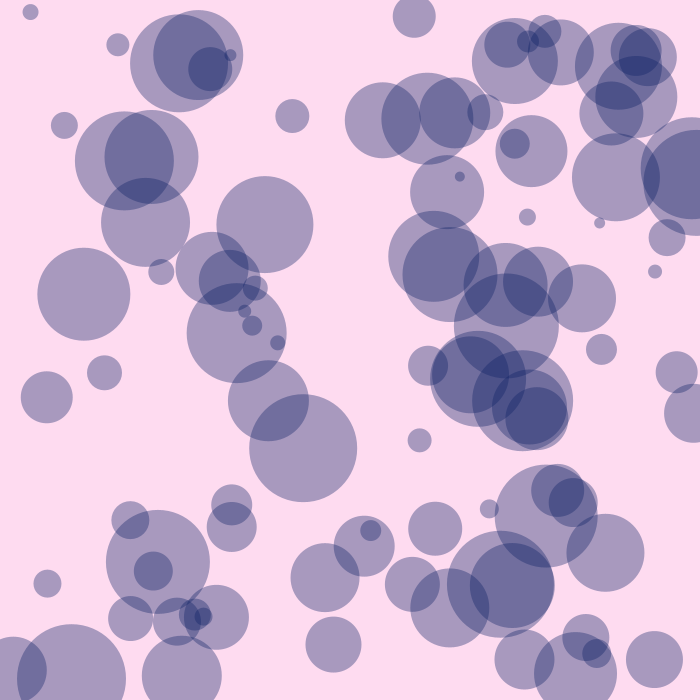
Frame 1 (no input)
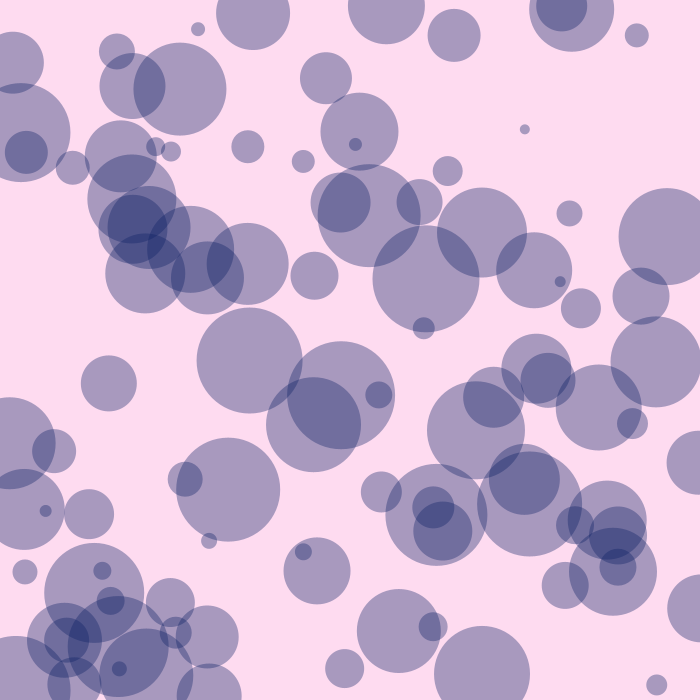
Frame 60 (the mouse pressed at the canvas centre just before this capture)
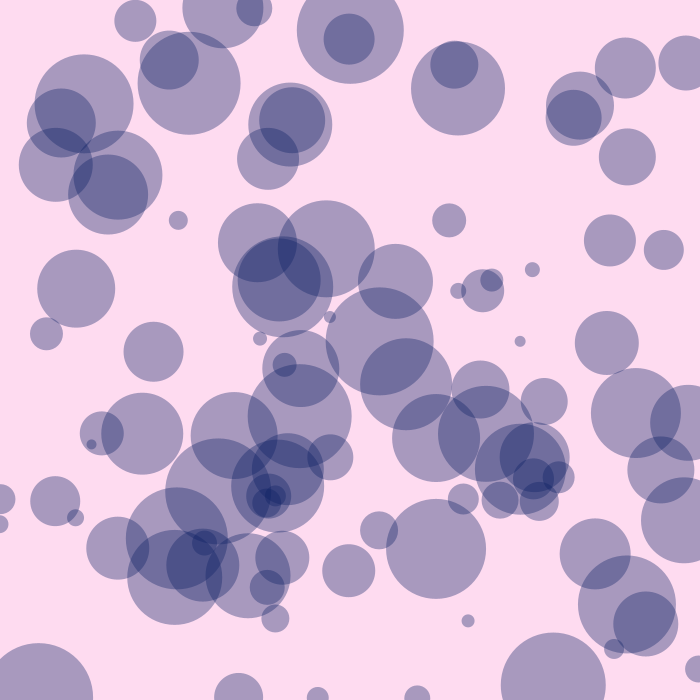
Frame 120 (the mouse held since frame 60 and released just before this capture)

The Processing sketch that drew these frames (run headless with seeded random() and noise(); from frame 60 on, the mouse is pressed at the canvas centre):

// Processing sketch: processing_66770
// ── processing_66770.pde

int ballNo = 100;

float [] ballX = new float [ballNo];
float [] speedX = new float [ballNo];

float [] ballY = new float [ballNo];
float [] speedY = new float [ballNo];

void setup() {
  size(700, 700);
  smooth();
  noStroke();
  
  for (int i = 0; i < ballNo; i++){
    ballX[i] = random(width);
    ballY[i] = random(height);
    speedX[i] = random(-8, 8);
    speedY[i] = random(-10, 10);
  }
}

void draw(){
  background(254, 219, 240);
  
 for (int i = 0; i < ballNo; i++){
   ballX[i] += speedX[i];
   ballY[i] += speedY[i];
   
   if (ballX[i] < 0 || ballX[i] > width){
     speedX[i] = speedX[i] * -1;
   }
   
   if (ballY[i] < 0 || ballY[i] > height){
     speedY[i] = speedY[i] * -1;
   }
   fill (10, 30, 100, 90);
   ellipse (ballX[i], ballY[i], i+10, i+10);
 }
}
  
